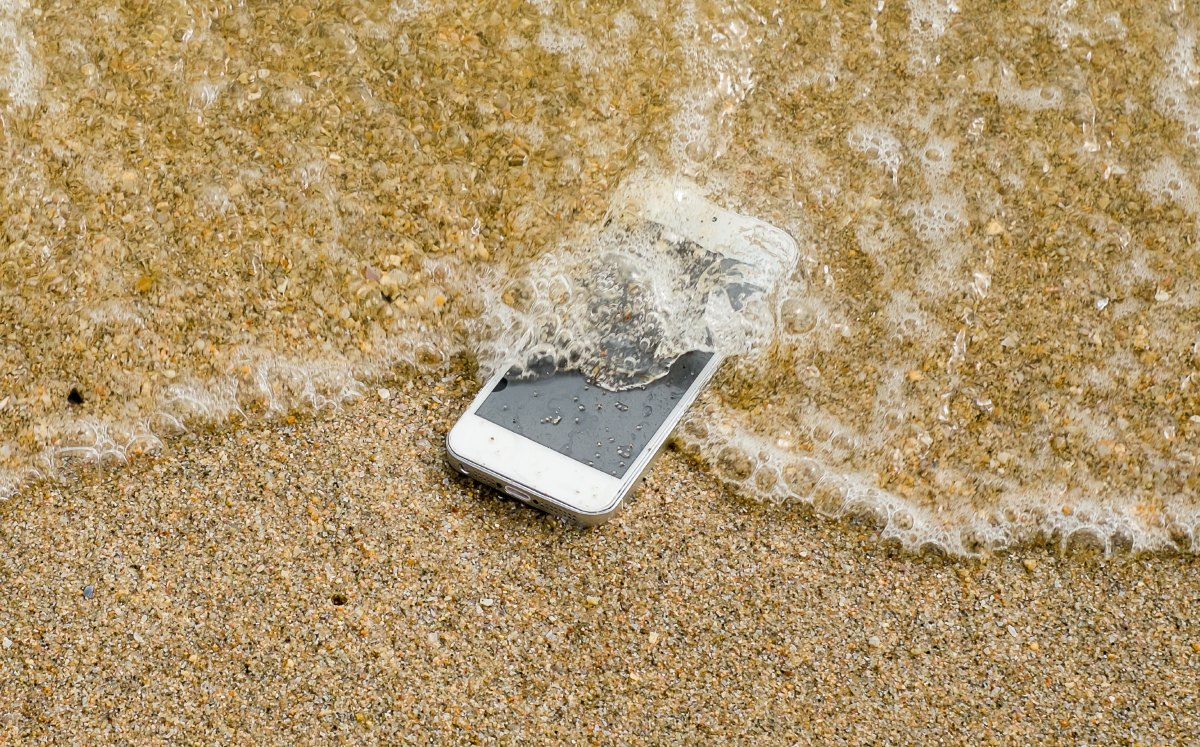
#> input picture content_machine_gloma/imagenes/originales/2026-10-12_Post01_original.jpg, 1200 x 747 px
$ python -i imagenes.py   (imports and definitions only)
#> lines starting #> are read from the running program, lines starting #| are printed output that depends on the picture
"""Compresión de fotos: el archivo más liviano que todavía se ve igual.

Lo mismo que hace TinyPNG o Squoosh, pero acá adentro: son fotos de mascotas de
familias reales y no tienen por qué pasar por un tercero.

Dos caminos, según quién llame:

- `comprimir()` — camino rápido, el de la subida. Una sola pasada a calidad
  fija: lo atiende un request HTTP de alguien que está esperando, así que no
  puede darse el lujo de probar seis calidades. Usa el modo `draft` de Pillow,
  que aprovecha el DCT del JPEG para decodificar ya reducido en vez de armar la
  imagen completa para después achicarla.
- `comprimir_buscando()` — camino lento, el del script que barre el bucket
  (`scripts/optimizar_fotos_mascotas.py`). Prueba calidades de menor a mayor y
  se queda con la primera que pasa un umbral de SSIM.

El módulo no importa nada de la app a propósito: el script lo usa desde fuera
del contenedor. `numpy` sólo hace falta para el SSIM y se importa adentro de la
función, para que la imagen del backend no tenga que cargarlo.
"""

from __future__ import annotations

import io
import logging
from typing import Dict, Optional, Sequence, Tuple

from PIL import Image, ImageFile, ImageOps

logger = logging.getLogger(__name__)

# Versión del proceso. Va como metadata `optimizado` en el objeto de S3 y es lo
# que deja al barrido del bucket saltarse una foto sin bajarla. Subirla fuerza
# que todo se vuelva a procesar.
MARCA = "v1"

MAX_LADO = 2000       # px del lado largo; nadie ve una foto de mascota a 4000px
CALIDAD_SUBIDA = 85   # calidad fija del camino rápido

# Techo de resolución de ENTRADA (auditoría de seguridad #1: bomba de
# descompresión). Un PNG de color sólido de 12000×12000 pesa 435 KB pero
# decodifica a ~570 MB de RAM y tumba la task de 512 MB —con ella, todos los
# tenants—. El límite en bytes (5 MB para imagen) no protege: los píxeles, no
# los bytes, son los que revientan la memoria. Una foto REAL de esa resolución
# jamás baja de 5 MB, así que este techo solo caza bombas, no fotos legítimas.
# Pillow además avisa (no rompe) entre 1× y 2× `MAX_IMAGE_PIXELS`, así que lo
# bajamos explícitamente para que el backstop exista aunque alguien no llame a
# `dimensiones()` antes.
MAX_PIXELES_ENTRADA = 50_000_000   # 50 MP ≈ 150 MB decodificados en RGB
MAX_LADO_ENTRADA = 12_000
Image.MAX_IMAGE_PIXELS = MAX_PIXELES_ENTRADA
# Escalera del camino lento, de menor a mayor: gana la primera que pasa el SSIM.
CALIDADES = (78, 82, 85, 88, 92, 95)
# Umbral calibrado sobre las fotos reales del bucket (BITACORA #359). El SSIM se
# mide contra el original ya redimensionado, y el ruido de sensor de un celular
# no lo conserva ninguna recompresión: en las fotos más pesadas ni calidad 95
# pasa de 0.983. 0.96 es donde la diferencia deja de verse.
SSIM_MIN = 0.96


# ---------------------------------------------------------------------------
# Apertura
# ---------------------------------------------------------------------------

# [49 lines left out: functions _cola_en_blanco, dimensiones, excede_resolucion, not called in this run]


def abrir(data: bytes, lado_objetivo: Optional[int] = None) -> Image.Image:
    """Decodifica a RGB, con la orientación del EXIF ya aplicada.

    `lado_objetivo` activa el modo `draft`: en un JPEG, Pillow decodifica
    directamente a 1/2, 1/4 u 1/8 del tamaño. Es varias veces más rápido que
    decodificar completo y achicar después, que es lo que importa cuando esto
    corre dentro de un request.
    """
    img = Image.open(io.BytesIO(data))
    if lado_objetivo:
        img.draft("RGB", (lado_objetivo, lado_objetivo))
    try:
        img.load()
    except OSError as exc:
        # Varias fotos del bucket llegaron sin el marcador de fin (les faltan
        # 1-3 bytes). El navegador las pinta igual; Pillow es más estricto.
        if "truncated" not in str(exc):
            raise
        ImageFile.LOAD_TRUNCATED_IMAGES = True
        try:
            img = Image.open(io.BytesIO(data))
            if lado_objetivo:
                img.draft("RGB", (lado_objetivo, lado_objetivo))
            img.load()
        finally:
            ImageFile.LOAD_TRUNCATED_IMAGES = False
        if _cola_en_blanco(img):
            raise OSError("truncada de verdad: la parte final se perdió") from exc

    # La orientación viaja en el EXIF y el EXIF se descarta al recomprimir: hay
    # que aplicarla ANTES, o las fotos verticales salen acostadas.
    img = ImageOps.exif_transpose(img)
    if img.mode in ("RGBA", "LA", "P"):
        # JPEG no tiene transparencia: lo que era transparente va sobre blanco.
        fondo = Image.new("RGB", img.size, (255, 255, 255))
        conv = img.convert("RGBA")
        fondo.paste(conv, mask=conv.split()[-1])
        img = fondo
    elif img.mode != "RGB":
        img = img.convert("RGB")
    return img


# [66 lines left out: functions _encoger, _a_jpeg, ssim, not called in this run]


# ---------------------------------------------------------------------------
# Los dos caminos
# ---------------------------------------------------------------------------

def comprimir(
    data: bytes, max_lado: int = MAX_LADO, calidad: int = CALIDAD_SUBIDA
) -> Optional[bytes]:
    """Camino rápido (subida): JPEG a calidad fija, en una sola pasada.

    Devuelve `None` si no hay nada que ganar o si la imagen no se puede
    procesar — quien llama se queda con el original. Nunca levanta excepción:
    perder la foto de alguien por un error de compresión sería mucho peor que
    guardarla pesada.
    """
    try:
        img = _encoger(abrir(data, lado_objetivo=max_lado), max_lado)
        salida = _a_jpeg(img, calidad)
    except Exception:
        logger.exception("imagenes: no se pudo comprimir (%d bytes)", len(data))
        return None
    return salida if len(salida) < len(data) else None


# [33 lines left out: function comprimir_buscando, not called in this run]

>>> import cv2
>>> picture = cv2.imread('../../../content_machine_gloma/imagenes/originales/2026-10-12_Post01_original.jpg', cv2.IMREAD_GRAYSCALE)
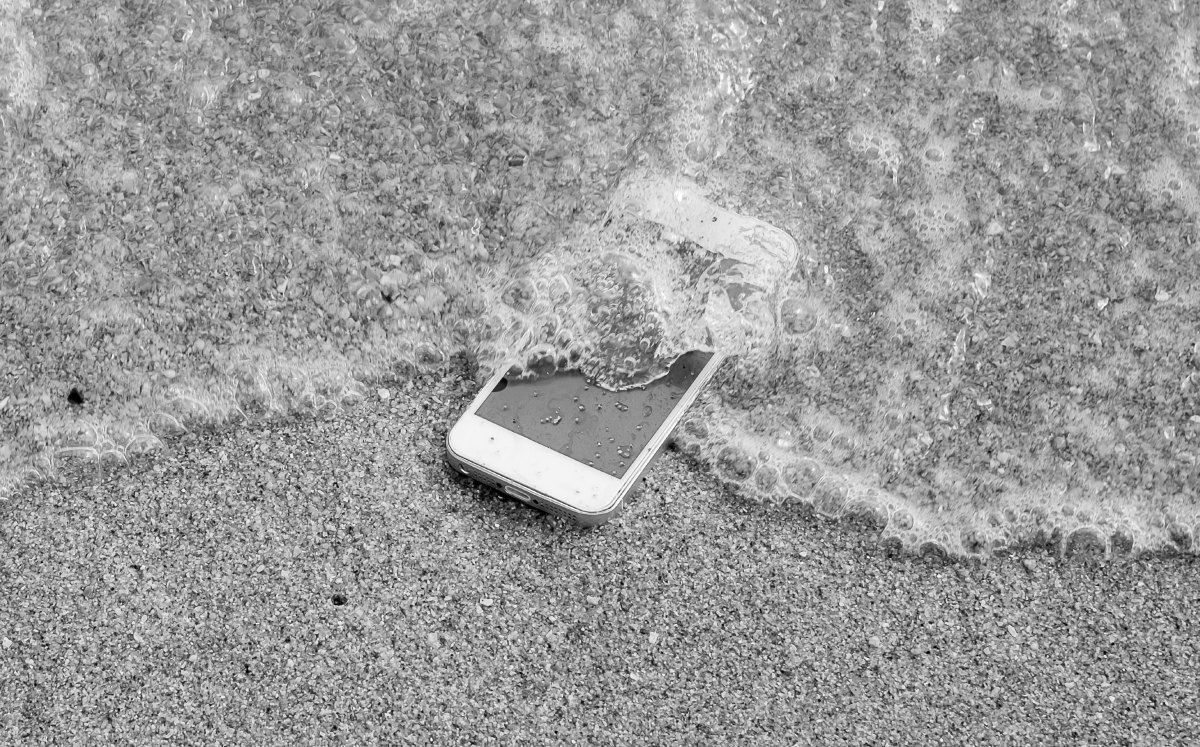
#> picture: shape (747, 1200); min 0, max 255, mean 153.7
>>> result = comprimir(picture)
